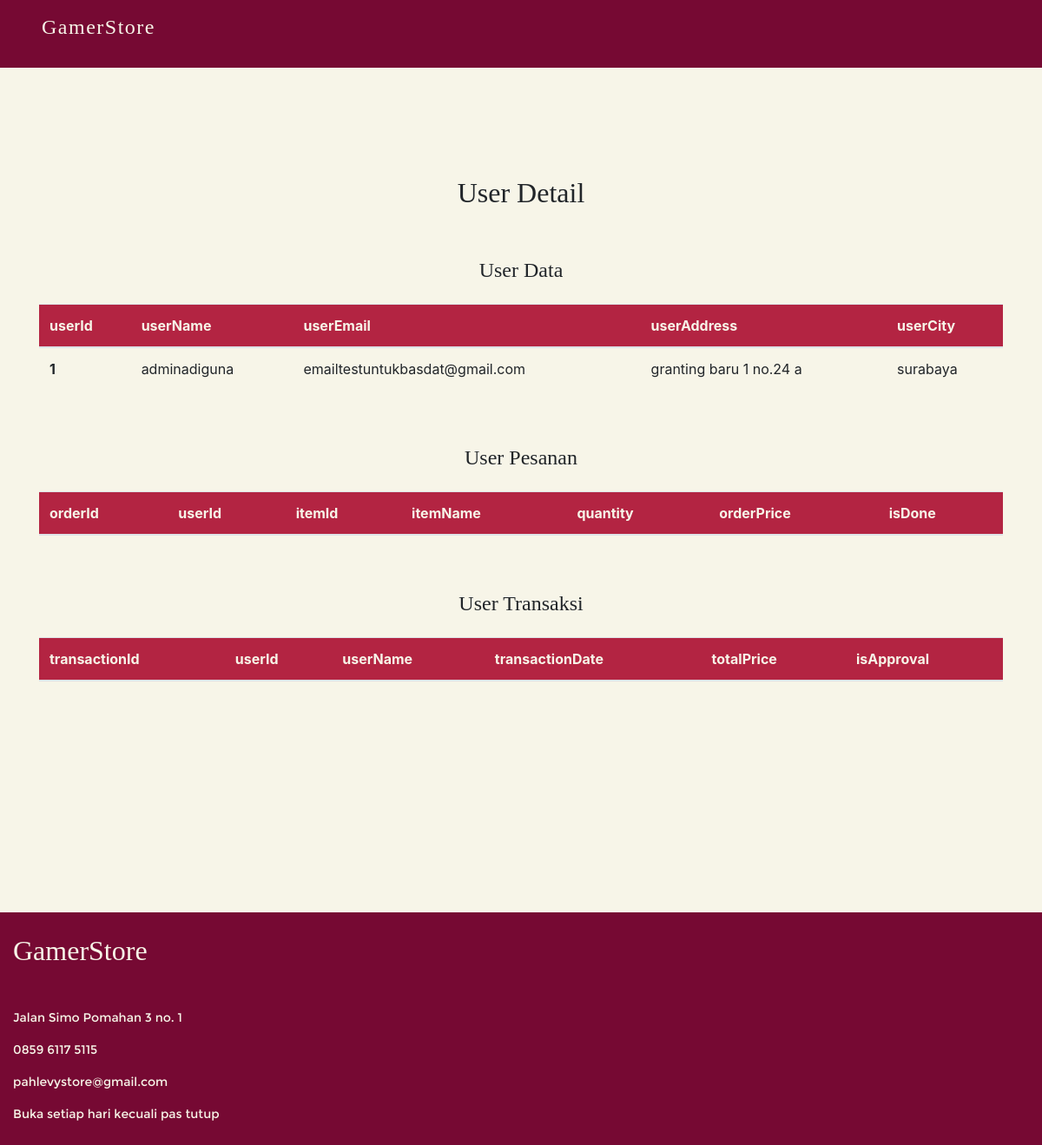
The app's page /admin-userdetail.php?id=1 (signed in) with its own data.
### tables this page shows
CREATE TABLE `pengguna` (
  `userId` int(11) NOT NULL,
  `userName` varchar(70) NOT NULL,
  `userEmail` varchar(50) NOT NULL,
  `userAddress` varchar(70) NOT NULL,
  `userCity` varchar(10) NOT NULL,
  `userPassword` varchar(61) NOT NULL,
  `isAdmin` tinyint(1) DEFAULT '0',
  `isVerify` tinyint(1) DEFAULT '0',
  `verifyCode` int(5) DEFAULT NULL
);

### admin-userdetail.php (the view, shortened to what this page needs)
<?php
include "connect.php";
if(isset($_GET['id'])){
    $userid = $_GET['id'];
    $sql = "CALL userDetail('$userid')";
    $stmt = $pdo->prepare($sql);
    $stmt->execute();
}
?>
<!DOCTYPE html>
<html lang="en">
<head>
    <link rel="stylesheet" href="https://maxcdn.bootstrapcdn.com/bootstrap/4.1.0/css/bootstrap.min.css">
    <link rel="stylesheet" href="css/index.css">
    <link rel="stylesheet" href="css/admin-userdetail.css">
</head>
<body>
    <nav class="navbar navbar-expand-sm px-5 c-nav">
        <p class="navbar-brand t3--freshscript pointer" onclick="window.location.href = 'index.html'">GamerStore</p>
    </nav>
    <div class="container c-udetail-section1">
        <div class="row">
            <div class="col-12 d-flex justify-content-center">
                <div class="h2 t--freshscript">User Detail</div>
            </div>
        </div>
        <?php
        if(isset($_GET['id'])){
        ?>
        <div class="row mt-5">
            <div class="col-12 d-flex justify-content-center">
                <div class="h4 t--argo">User Data</div>
            </div>
        </div>
        <div class="row mt-3">
            <div class="col-12">
                <table class="table">
                    <thead class="l-thead">
                      <tr>
                        <th scope="col">userId</th>
                        <th scope="col">userName</th>
                        <th scope="col">userEmail</th>
                        <th scope="col">userAddress</th>
                        <th scope="col">userCity</th>
                      </tr>
                    </thead>
                    <?php
                        while($row = $stmt->fetch()){
                    ?>
                        <tr>
                            <th scope="row"><?php echo $row['userId']?></th>
                            <td><?php echo $row['userName']?></td>
                            <td><?php echo $row['userEmail']?></td>
                            <td><?php echo $row['userAddress']?></td>
                            <td><?php echo $row['userCity']?></td>
                        </tr>
                    <?php
                    }
                    ?>
                </table>
            </div>
        </div>
        <div class="row mt-5">
            <div class="col-12 d-flex justify-content-center">
                <div class="h4 t--argo">User Pesanan</div>
            </div>
        </div>
        <div class="row mt-3">
            <div class="col-12">
                <table class="table">
                    <thead class="l-thead">
                      <tr>
                        <th scope="col">orderId</th>
                        <th scope="col">userId</th>
                        <th scope="col">itemId</th>
                        <th scope="col">itemName</th>
                        <th scope="col">quantity</th>
                        <th scope="col">orderPrice</th>
                        <th scope="col">isDone</th>
                      </tr>
                    </thead>
                </table>
            </div>
        </div>
        <div class="row mt-5">
            <div class="col-12 d-flex justify-content-center">
                <div class="h4 t--argo">User Transaksi</div>
            </div>
        </div>
        <div class="row mt-3">
            <div class="col-12">
                <table class="table">
                    <thead class="l-thead">
                      <tr>
                        <th scope="col">transactionId</th>
                        <th scope="col">userId</th>
                        <th scope="col">userName</th>
                        <th scope="col">transactionDate</th>
                        <th scope="col">totalPrice</th>
                        <th scope="col">isApproval</th>
                      </tr>
                    </thead>
                </table>
            </div>
        </div>
        <?php
        }
        ?>
    </div>
    <div class="c-section5 c__footer">
        <div class="container-fluid">
            <div class="row">
                <div class="col-lg-4">
                    <div class="t--freshscript h2">GamerStore</div>
                    <div class="t--montserrat mt-5 t--small">Jalan Simo Pomahan 3 no. 1</div>
                    <div class="t--montserrat mt-3 t--small">0859 6117 5115</div>
                    <div class="t--montserrat mt-3 t--small">pahlevystore@gmail.com</div>
                    <div class="t--montserrat mt-3 t--small">Buka setiap hari kecuali pas tutup</div>
                </div>
            </div>
        </div>
    </div>
</body>
</html>

### css/index.css (style rules this page uses)
body, html { padding: 0; margin: 0; -webkit-box-sizing: border-box; box-sizing: border-box; overflow-x: hidden; background-color: #f7f5e8; }
p { letter-spacing: 1.5px; }
.c-nav { background-color: #760933; }
.c-nav .t3--freshscript { font-size: 1.5em; font-family: 'fresh-script'; color: #f7f5e8; }
.c-section5 { margin-top: 250px; }
.c__footer { background-color: #760933; padding: 25px 0 25px 0; color: #f7f5e8; }
.t--freshscript { font-family: 'fresh-script'; }
.t--argo { font-family: 'argo'; }
.t--montserrat { font-family: 'montserrat'; }
.t--small { font-size: .875rem; }

### css/admin-userdetail.css (style rules this page uses)
body, html { padding: 0; margin: 0; -webkit-box-sizing: border-box; box-sizing: border-box; overflow-x: hidden; background-color: #f7f5e8; }
.c-udetail-section1 { margin-top: 125px; }
.l-thead { background-color: #b32442; color: #f7f5e8; }
.t--argo { font-family: 'argo'; }
.t--freshscript { font-family: 'fresh-script'; }

### records on screen
pengguna: userId "1", userName "adminadiguna", userEmail "emailtestuntukbasdat@gmail.com", userAddress "granting baru 1 no.24 a", userCity "surabaya"
